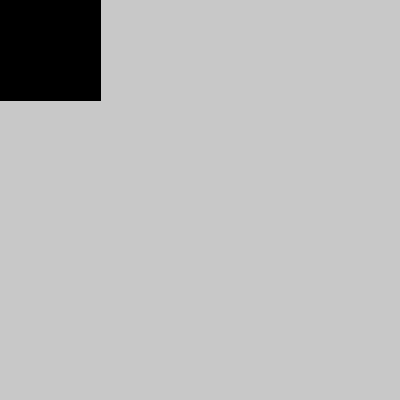
Frame 1 (no input)
Frame 60 (the mouse pressed at the canvas centre just before this capture): identical to frame 1, image omitted
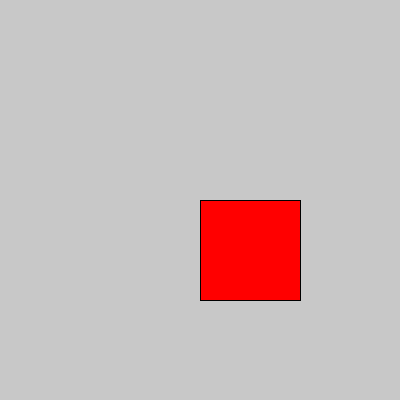
Frame 120 (the mouse held since frame 60 and released just before this capture)

The Processing sketch that drew these frames (run headless with seeded random() and noise(); from frame 60 on, the mouse is pressed at the canvas centre):

// Processing sketch: func_dibujar_cuadrado_2
// ── func_dibujar_cuadrado_2.pde
void setup(){
  size(400,400);
}

void draw(){
  background(200);
  dibujarCuadrado(mouseX,mouseY,100,100);
}

void dibujarCuadrado(int posX, int posY, int ancho, int alto){
  if(posX > 100){
    fill(255,0,0);
  }else{
    fill(0);
  }
  rect(posX, posY, ancho, alto);
}
